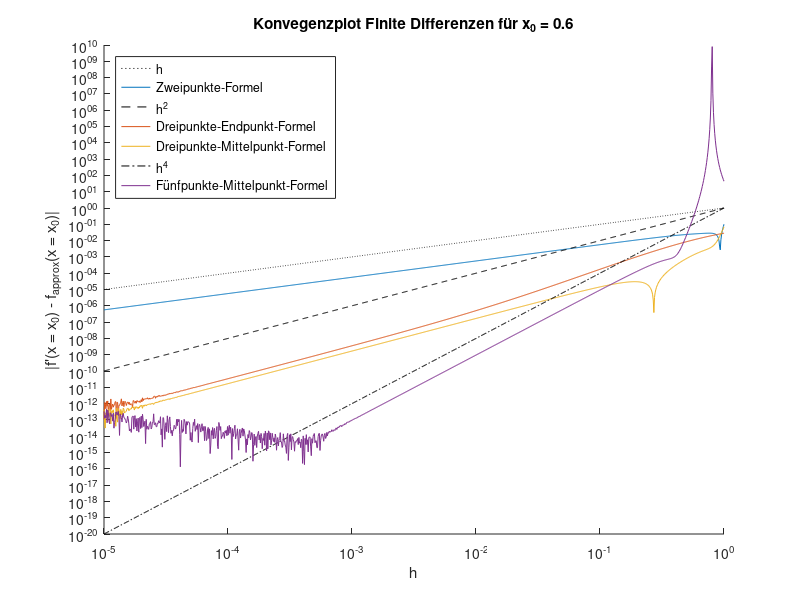
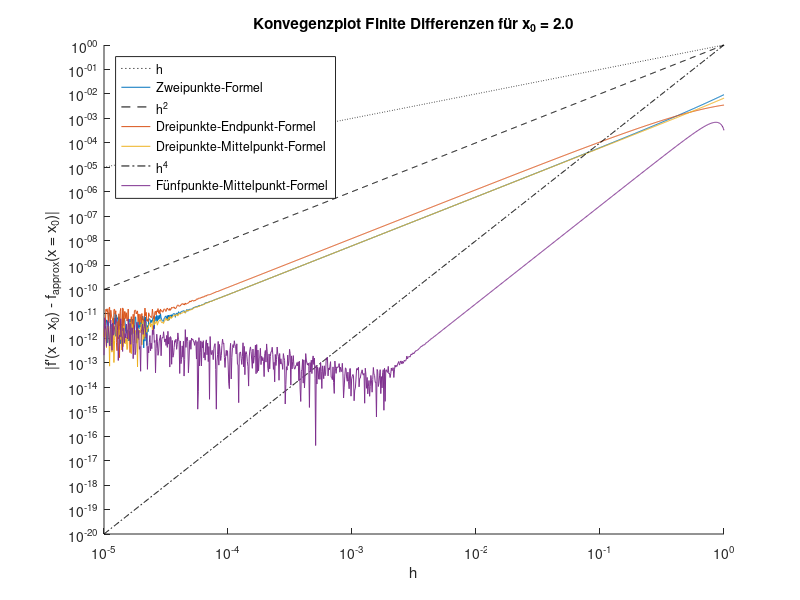

The MATLAB source for these figures, in order:
close all
clear
clc

% Schrittweiter
h = logspace(-5,0,1000);

% Es ist die Funktion f(x) = (x/(1+x))^5 gegeben.
f = @(x) (x./(1+x)).^5;

% Zweipunkte-Formel (x0 − h, x0)
f_diff_2P = @(x0) (f(x0)-f(x0-h))./h;

% Dreipunkte-Endpunkt-Formel (x0, x0 + h, x0 + 2h)
f_diff_3PE = @(x0) 1./(2.*h) .* (-3.*f(x0)+4.*f(x0+h)-f(x0+2.*h));

% Dreipunkte-Mittelpunkt-Formel (x0 − h, x0, x0 + h)
f_diff_3PM = @(x0) 1./(2.*h) .* (f(x0+h)-f(x0-h));

% Fünfpunkte-Mittelpunkt-Formel (x0 − 2h, x0 − h, x0, x0 + h, x0 + 2h)
f_diff_5P =@(x0) 1./(12.*h) .* (f(x0-2.*h)-8.*f(x0-h)+8.*f(x0+h)-f(x0+2.*h));

% Der exakte Wert der Ableitung f':
f_diff =@(x) (5.*x.^4)./(x + 1).^5 - (5.*x.^5)./(x + 1).^6;
f_diff_exakt =@(x0) f_diff(x0);

%% Plotten des Fehlers der Finite-Differenzen-Approximation:
%% x0 = 0.6
x0 = 0.6;
figure(1)
hold on

plot(h,h,'k:','DisplayName','h');
plot(h,abs(f_diff_exakt(x0)-f_diff_2P(x0)), 'DisplayName','Zweipunkte-Formel') % Zweipunkte-Formel


plot(h,h.^2,'k--','DisplayName','h^2');
plot(h,abs(f_diff_exakt(x0)-f_diff_3PE(x0)), 'DisplayName', 'Dreipunkte-Endpunkt-Formel') % Dreipunkte-Endpunkt-Formel
plot(h,abs(f_diff_exakt(x0)-f_diff_3PM(x0)), 'DisplayName', 'Dreipunkte-Mittelpunkt-Formel') % Dreipunkte-Mittelpunkt-Formel


plot(h,h.^4,'k-.','DisplayName','h^4');
plot(h,abs(f_diff_exakt(x0)-f_diff_5P(x0)),'DisplayName', 'Fünfpunkte-Mittelpunkt-Formel') % Fünfpunkte-Mittelpunkt-Formel

set(gca, 'XScale', 'log');
set(gca, 'YScale', 'log');
title('Konvegenzplot Finite Differenzen für x_0 = 0.6')
xlabel('h')
ylabel("|f'(x = x_0) - f_{approx}(x = x_0)|")
legend('Location','northwest')

%% x0 = 2.0
x0 = 2.0;
figure(2)
hold on

plot(h,h,'k:','DisplayName','h');
plot(h,abs(f_diff_exakt(x0)-f_diff_2P(x0)), 'DisplayName','Zweipunkte-Formel') % Zweipunkte-Formel


plot(h,h.^2,'k--','DisplayName','h^2');
plot(h,abs(f_diff_exakt(x0)-f_diff_3PE(x0)), 'DisplayName', 'Dreipunkte-Endpunkt-Formel') % Dreipunkte-Endpunkt-Formel
plot(h,abs(f_diff_exakt(x0)-f_diff_3PM(x0)), 'DisplayName', 'Dreipunkte-Mittelpunkt-Formel') % Dreipunkte-Mittelpunkt-Formel


plot(h,h.^4,'k-.','DisplayName','h^4');
plot(h,abs(f_diff_exakt(x0)-f_diff_5P(x0)),'DisplayName', 'Fünfpunkte-Mittelpunkt-Formel') % Fünfpunkte-Mittelpunkt-Formel

set(gca, 'XScale', 'log');
set(gca, 'YScale', 'log');
title('Konvegenzplot Finite Differenzen für x_0 = 2.0')
xlabel('h')
ylabel("|f'(x = x_0) - f_{approx}(x = x_0)|")
legend('Location','northwest')
